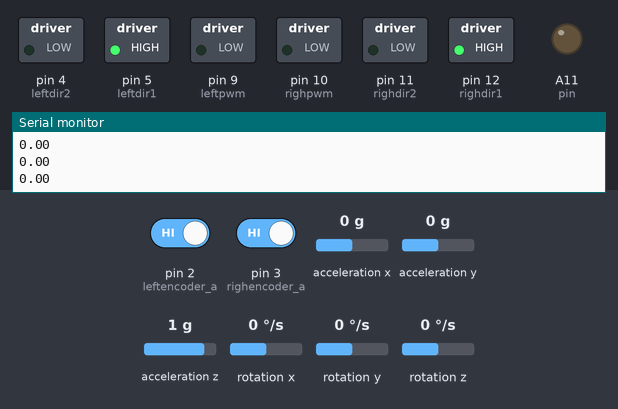
Bench run of a sketch on a simulated Arduino Mega 2560, built with avr-gcc and run on an emulated ATmega2560. Shown: switched loads named in the sketch (green lamp = pin HIGH), output pins drawn as LEDs (lit = HIGH), the last lines printed to the serial monitor. Wiring (inferred from the names in the program): MPU-6050 motion sensor at I2C address 0x68. The test bench sets the inputs (shaded band); at power-on: acceleration x 0 g, rotation y 0 °/s, acceleration z 1 g, pin 2 (leftencoder_a) HIGH, pin 3 (righencoder_a) HIGH, acceleration y 0 g, rotation x 0 °/s, rotation z 0 °/s. No radio packets arrive unless stated.

Above: at 1.3 s.
1.4 s: acceleration x set to -1.4 g
At 2.2 s:
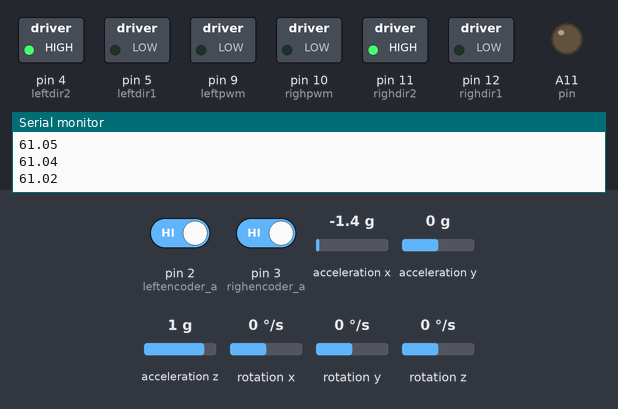
3.0 s: acceleration x set to 0 g
At 3.78 s:
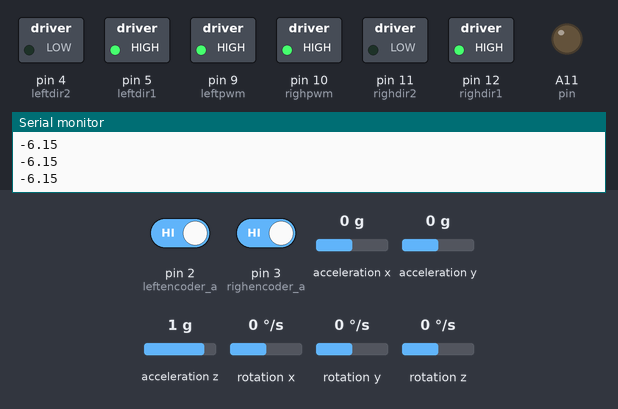
6.0 s: rotation y set to 192 °/s
At 6.9 s:
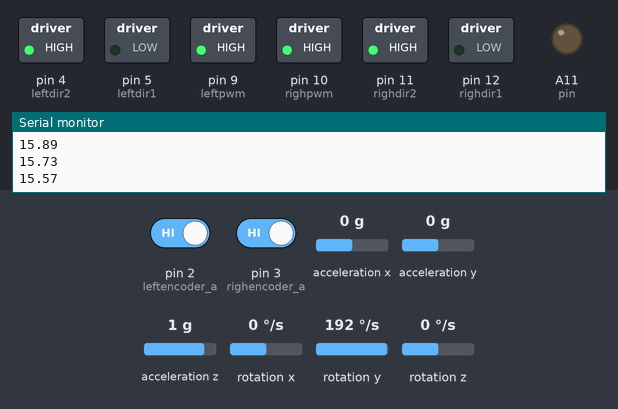
9.0 s: acceleration z set to 0.1 g
12.0 s: acceleration z set to -0.2 g
At 12.7 s:
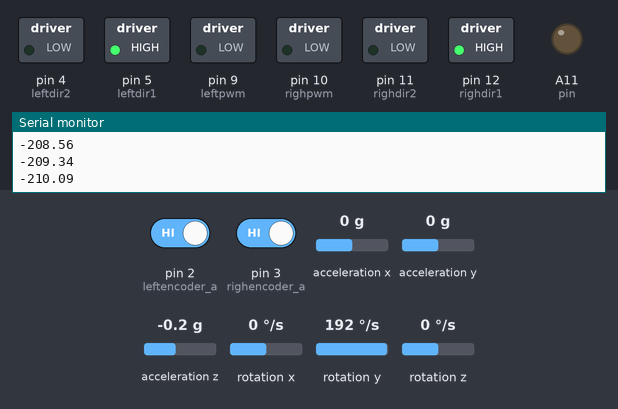
13.5 s: acceleration x set to -0.2 g
At 15.0 s:
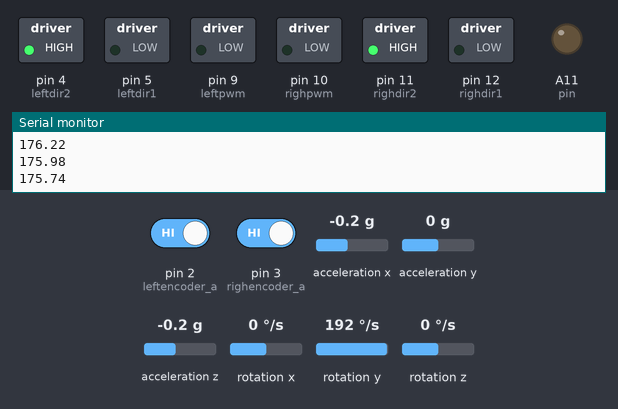
Timing chart, 0 to 16.2 s (numbered marks = the images above; inputs shaded):
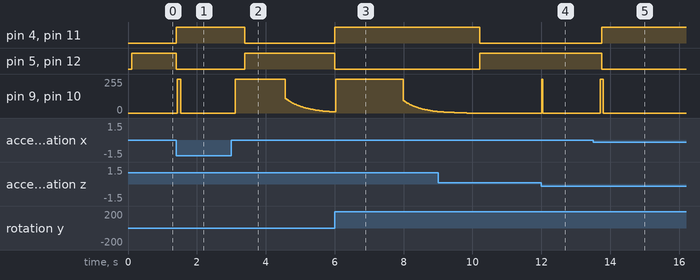

The sketch:

TwoWheeleSelfBalancingRobot.ino
```cpp
/*
 * Made by Le Nguyen Khanh Lam
 */

#include <Wire.h>
#include "Kalman.h"
#include <SPI.h>
#include <nRF24L01.h>
#include <RF24.h>

RF24 radio(26, 28);

const uint64_t pipe = 0xE8E8F0F0E1LL;

#define ToRad PI / 180
#define ToDeg 180 / PI

Kalman kalman; // Kalman filter define: kalman.getAngle(pitch, gyrorate, dt);

#define factortheta PI / 20 // The theta setpoint value change ever 7ms if control
#define factorphi PI / 180  // The Phi setpoint value change ever 7ms if control
#define rung_lac 255
#define song_day 80
#define pos -0.03
#define DO 20

int inChar;
uint32_t timerloop, timerold;
const int pin = A11;
const int pin1 = A12;

// int data = 0;
// char userInput;

// Motor control Pin//
int leftpwm = 9; // Control pwm left motor A
int leftdir1 = 5;
int leftdir2 = 4; // Control direction left motor

int righpwm = 10; // Control pwm right motor B
int righdir1 = 12;
int righdir2 = 11; // Control direction right motor;

volatile long leftencoder; // read left encoder value
volatile long righencoder; // read right encoder value
int leftencoder_a = 2;     // Read state encoder channel LOW or HIGH
int leftencoder_b = 6;
int righencoder_a = 3;
int righencoder_b = 7;

// MPU6050 Data//
float mpudata; // Save psi angle ( Y axis)
float AcX, AcZ;
float Gyro;

uint32_t timer; // Timer for kalman filter psi angle;
uint8_t i2cData[14];

// LQR data//
long PWML, PWMR;              // PWM output for H-Brigde
float k1, k2, k3, k4, k5, k6; // The factor of K maxtrix
bool falldown;                // Run = true; Stop  = false;

float theta, psi, phi;
float thetadot, psidot, phidot;
float thetaold, psiold, phiold;

float leftvolt; // output volt left motor in LQR
float righvolt; // output volt right motor in lQR

float addtheta; // Save setpoint value
float addphi;   // Save setpoint value

int ForwardBack; // 1 -> Forward;   -1 -> Back;      0 -> Stop And Balancing
int LeftRight;   // 1 -> Turnleft;  -1 -> TurnRight  0 -> Stop And Balancing

void setup()
{

  Serial.begin(9600);
  Serial1.begin(9600);

  radio.begin();
  radio.openWritingPipe(pipe);

  /*
  // Set factor of K maxtrix
   K = | k1   k2   k3   k4   k5   k6 |
       | k1   k2   k3   k4  -k5  -k6 |
        */

  k1 = 0.19;  // k1*theta 0.1
  k2 = 0.33;  // k2*thetadot 0.38
  k3 = -1100; // k3*psi 129 705 178 214
  k4 = -5;    // k4*psidot 10
  k5 = 0.01;  // k5*phi 0.038
  k6 = 0.22;  // k6*phidot 0.32

  // Set state control motor begin
  ForwardBack = 0;
  LeftRight = 0;
  // Set zero setpoint value
  addphi = 0;
  addtheta = 0;

  // SET PWM FREQUENCY 31 kHz
  TCCR2B = TCCR2B & B11111000 | B00000001;

  // Output pin control motor left and right//
  pinMode(pin, OUTPUT);
  pinMode(pin1, INPUT);

  pinMode(leftpwm, OUTPUT);
  pinMode(righpwm, OUTPUT);

  pinMode(leftdir1, OUTPUT);
  pinMode(righdir1, OUTPUT);

  pinMode(leftdir2, OUTPUT);
  pinMode(righdir2, OUTPUT);

  // Input pin read encoder//
  pinMode(leftencoder_a, INPUT_PULLUP);
  pinMode(leftencoder_b, INPUT_PULLUP);
  pinMode(righencoder_a, INPUT_PULLUP);
  pinMode(righencoder_b, INPUT_PULLUP);

  // interrupt encoder//
  attachInterrupt(0, left_isr, RISING);
  attachInterrupt(1, righ_isr, RISING);

  // Data MPU6050//
  Wire.begin();

  TWBR = ((F_CPU / 400000L) - 16) / 2;
  i2cData[0] = 7;
  i2cData[1] = 0x00;
  i2cData[2] = 0x00;
  i2cData[3] = 0x00;

  while (i2cWrite(0x19, i2cData, 4, false))
    ;
  while (i2cWrite(0x6B, 0x01, true))
    ;
  while (i2cRead(0x75, i2cData, 1))
    ;
  if (i2cData[0] != 0x68)
  {
    Serial.print(F("Error reading sensor"));
    while (1)
      ;
  }

  delay(100);

  while (i2cRead(0x3B, i2cData, 6))
    ;
  AcX = (i2cData[0] << 8) | i2cData[1];
  AcZ = (i2cData[4] << 8) | i2cData[5];

  double pitch = atan2(-AcX, AcZ) * RAD_TO_DEG;
  kalman.setAngle(pitch);
  timer = micros();
}

void loop()
{
  readmpu();

  if ((micros() - timerloop) > 6000)
  {                                                     // Set time loop update and control motor
    theta = gettheta(leftencoder, righencoder) * ToRad; // Read theta value and convert to Rad
    psi = (mpudata + pos) * ToRad;                      // Read psi value and convert to Rad
    phi = getphi(leftencoder, righencoder) * ToRad;     // Read phi value and convert to Rad

    // Update time compare with timeloop
    float dt = (float)(micros() - timerloop) / 1000000.0;
    timerloop = micros();
    // Update input angle value
    thetadot = (theta - thetaold) / dt;
    psidot = (psi) / dt;
    phidot = (phi - phiold) / dt;
    // Upadte old angle value
    thetaold = theta;
    psiold = psi;
    phiold = phi;
    //
    addtheta = addtheta + ForwardBack * factortheta;
    addphi = addphi + LeftRight * factorphi;

    getlqr(theta + addtheta, thetadot, psi, psidot, phi + addphi, phidot);

    motorcontrol(PWML, PWMR, (mpudata + pos), falldown);

    radio.write(&mpudata, sizeof(mpudata));
    Serial.println(mpudata);

  }
}

// left motor encoder interrupt//
void left_isr()
{
  if (digitalRead(leftencoder_b))
  {
    leftencoder++;
  }
  else
  {
    leftencoder--;
  }
}

// right motor encoder interrupt//
void righ_isr()
{
  if (digitalRead(righencoder_b))
  {
    righencoder++;
  }
  else
  {
    righencoder--;
  }
}
// Read psi//
void readmpu()
{
  while (i2cRead(0x3B, i2cData, 14))
    ;
  AcX = ((i2cData[0] << 8) | i2cData[1]);
  AcZ = ((i2cData[4] << 8) | i2cData[5]);
  Gyro = (i2cData[10] << 8) | i2cData[11];

  double dt = (double)(micros() - timer) / 1000000; // Calculate delta time
  timer = micros();

  double pitch = atan2(-AcX, AcZ) * RAD_TO_DEG;
  double Gyrorate = Gyro / 131.0;

  mpudata = kalman.getAngle(pitch, Gyrorate, dt); // Using kalman filter angle
  //
  if (abs(mpudata) > song_day) // Limit angle falldown motor
  {
    falldown = true; // Stop Motor
  }
  else
  {
    falldown = false; // Run Motor
  }
  //
}
// Read theta angle function//
float gettheta(long lencoder, long rencoder)
{ // deg value
  float angle = (360 / (660 * 2)) * (lencoder + rencoder);
  return angle;
}
// Read phi angle function//
float getphi(long lencoder, long rencoder)
{ // deg value
  float angle = (3.25 * 360 / (17 * 660)) * (lencoder - rencoder);
  return angle;
}
// LQR function//
void getlqr(float theta_, float thetadot_, float psi_, float psidot_, float phi_, float phidot_)
{
  leftvolt = k1 * theta_ + k2 * thetadot_ + k3 * psi_ + k4 * psidot_ + k5 * phi_ + k6 * phidot_;
  righvolt = k1 * theta_ + k2 * thetadot_ + k3 * psi_ + k4 * psidot_ - k5 * phi_ - k6 * phidot_;

  PWML = map(leftvolt, -(k3 * PI) / DO, (k3 * PI) / DO, -250, 250); // Limit 15 deg.
  PWMR = map(righvolt, -(k3 * PI) / DO, (k3 * PI) / DO, -250, 250);

  PWML = constrain(PWML, -rung_lac, rung_lac); // limit pwm value in (-240, 240) because we using high frequency pwm (31 khz)
  PWMR = constrain(PWMR, -rung_lac, rung_lac);
}
// Motor control function//
void motorcontrol(long lpwm, long rpwm, float angle, bool stopstate)
{

  if (stopstate == true)
  {
    stopandreset();
  }
  else
  {
    if (abs(angle) > 30) // angle psi > 30 motor will stop
    {
      stopandreset();
    }
    else
    {
      //
      if (leftvolt > 0)
      {
        leftmotor(abs(lpwm), 1); // Forward
      }
      else if (leftvolt < 0)
      {
        leftmotor(abs(lpwm), 0); // Back
      }
      else
      {
        stopandreset();
      }
      //
      if (righvolt > 0)
      {
        righmotor(abs(rpwm), 1);
      }
      else if (righvolt < 0)
      {
        righmotor(abs(rpwm), 0);
      }
      else
      {
        stopandreset();
      }
    }
  }
}
// Stop motor and reset data
void stopandreset() // The data angle and encoder will be reset back to zero.
{
  digitalWrite(leftpwm, LOW);
  digitalWrite(righpwm, LOW);
  // Reset default place//
  leftencoder = 0;
  righencoder = 0;
  // Reset zero setpoint
  addtheta = 0;
  addphi = 0;
}
// Control left motor
void leftmotor(uint8_t lpwm, int direct)
{
  if (direct == 1)
  { // angle > 0
    digitalWrite(leftdir1, HIGH);
    digitalWrite(leftdir2, LOW);
    analogWrite(leftpwm, lpwm);
  }
  else
  {
    digitalWrite(leftdir1, LOW);
    digitalWrite(leftdir2, HIGH);
    analogWrite(leftpwm, lpwm);
  }
}
// Control right motor
void righmotor(uint8_t rpwm, int direct)
{
  if (direct == 1)
  { // angle > 0
    digitalWrite(righdir1, HIGH);
    digitalWrite(righdir2, LOW);
    analogWrite(righpwm, rpwm);
  }
  else
  {
    digitalWrite(righdir1, LOW);
    digitalWrite(righdir2, HIGH);
    analogWrite(righpwm, rpwm);
  }
}
```

I2C.ino
```cpp
const uint8_t IMUAddress = 0x68;    // AD0 is logic low on the PCB
const uint16_t I2C_TIMEOUT = 20000; // Used to check for errors in I2C communication

uint8_t i2cWrite(uint8_t registerAddress, uint8_t data, bool sendStop)
{
  return i2cWrite(registerAddress, &data, 1, sendStop); // Returns 0 on success
}

uint8_t i2cWrite(uint8_t registerAddress, uint8_t *data, uint8_t length, bool sendStop)
{
  Wire.beginTransmission(IMUAddress);
  Wire.write(registerAddress);
  Wire.write(data, length);
  uint8_t rcode = Wire.endTransmission(sendStop); // Returns 0 on success
  if (rcode)
  {
    Serial.print(F("i2cWrite failed: "));
    Serial.println(rcode);
  }
  return rcode;
}

uint8_t i2cRead(uint8_t registerAddress, uint8_t *data, uint8_t nbytes)
{
  uint32_t timeOutTimer;
  Wire.beginTransmission(IMUAddress);
  Wire.write(registerAddress);
  uint8_t rcode = Wire.endTransmission(false); // Don't release the bus
  if (rcode)
  {
    Serial.print(F("i2cRead failed: "));
    Serial.println(rcode);
    return rcode; // See: http://arduino.cc/en/Reference/WireEndTransmission
  }
  Wire.requestFrom(IMUAddress, nbytes, (uint8_t) true); // Send a repeated start and then release the bus after reading
  for (uint8_t i = 0; i < nbytes; i++)
  {
    if (Wire.available())
      data[i] = Wire.read();
    else
    {
      timeOutTimer = micros();
      while (((micros() - timeOutTimer) < I2C_TIMEOUT) && !Wire.available())
        ;
      if (Wire.available())
        data[i] = Wire.read();
      else
      {
        Serial.println(F("i2cRead timeout"));
        return 5; // This error value is not already taken by endTransmission
      }
    }
  }
  return 0; // Success
}
```

Kalman.h
```cpp
#ifndef _Kalman_h
#define _Kalman_h

class Kalman
{
public:
    Kalman()
    {
        /* We will set the variables like so, these can also be tuned by the user */
        Q_angle = 0.001;
        Q_bias = 0.003;
        R_measure = 0.03;

        angle = 0; // Reset the angle
        bias = 0;  // Reset bias

        P[0][0] = 0; // Since we assume that the bias is 0 and we know the starting angle (use setAngle), the error covariance matrix is set like so - see: http://en.wikipedia.org/wiki/Kalman_filter#Example_application.2C_technical
        P[0][1] = 0;
        P[1][0] = 0;
        P[1][1] = 0;
    };
    // The angle should be in degrees and the rate should be in degrees per second and the delta time in seconds
    double getAngle(double newAngle, double newRate, double dt)
    {
        /* Step 1 */
        rate = newRate - bias;
        angle += dt * rate;

        // Update estimation error covariance - Project the error covariance ahead
        /* Step 2 */
        P[0][0] += dt * (dt * P[1][1] - P[0][1] - P[1][0] + Q_angle);
        P[0][1] -= dt * P[1][1];
        P[1][0] -= dt * P[1][1];
        P[1][1] += Q_bias * dt;

        // Discrete Kalman filter measurement update equations - Measurement Update ("Correct")
        // Calculate Kalman gain - Compute the Kalman gain
        /* Step 4 */
        S = P[0][0] + R_measure;
        /* Step 5 */
        K[0] = P[0][0] / S;
        K[1] = P[1][0] / S;

        // Calculate angle and bias - Update estimate with measurement zk (newAngle)
        /* Step 3 */
        y = newAngle - angle;
        /* Step 6 */
        angle += K[0] * y;
        bias += K[1] * y;

        // Calculate estimation error covariance - Update the error covariance
        /* Step 7 */
        P[0][0] -= K[0] * P[0][0];
        P[0][1] -= K[0] * P[0][1];
        P[1][0] -= K[1] * P[0][0];
        P[1][1] -= K[1] * P[0][1];

        return angle;
    };
    void setAngle(double newAngle) { angle = newAngle; }; // Used to set angle, this should be set as the starting angle
    double getRate() { return rate; };                    // Return the unbiased rate

    /* These are used to tune the Kalman filter */
    void setQangle(double newQ_angle) { Q_angle = newQ_angle; };
    void setQbias(double newQ_bias) { Q_bias = newQ_bias; };
    void setRmeasure(double newR_measure) { R_measure = newR_measure; };

    double getQangle() { return Q_angle; };
    double getQbias() { return Q_bias; };
    double getRmeasure() { return R_measure; };

private:
    /* Kalman filter variables */
    double Q_angle;   // Process noise variance for the accelerometer
    double Q_bias;    // Process noise variance for the gyro bias
    double R_measure; // Measurement noise variance - this is actually the variance of the measurement noise

    double angle; // The angle calculated by the Kalman filter - part of the 2x1 state vector
    double bias;  // The gyro bias calculated by the Kalman filter - part of the 2x1 state vector
    double rate;  // Unbiased rate calculated from the rate and the calculated bias - you have to call getAngle to update the rate

    double P[2][2]; // Error covariance matrix - This is a 2x2 matrix
    double K[2];    // Kalman gain - This is a 2x1 vector
    double y;       // Angle difference
    double S;       // Estimate error
};

#endif
```

Measured:
- the behaviour switches between 0 and -0.1 g on acceleration z (found by bisection; images 3 and 4)
- the behaviour switches between 0 and -0.1 g on acceleration x (found by bisection; images 4 and 5)
- after the input at 1.4 s, pin 4 (leftdir2), pin 11 (righdir2): LOW → HIGH at once; pin 5 (leftdir1), pin 12 (righdir1): HIGH → LOW at once; pin 9 (leftpwm), pin 10 (righpwm): 0/255 → 255/255 at once, → 0/255 0.11 s later
- after the input at 3.0 s, pin 4 (leftdir2), pin 11 (righdir2): HIGH → LOW after 0.39 s; pin 5 (leftdir1), pin 12 (righdir1): LOW → HIGH after 0.39 s
- after the input at 6.0 s, pin 4 (leftdir2), pin 11 (righdir2): LOW → HIGH at once; pin 5 (leftdir1), pin 12 (righdir1): HIGH → LOW at once
- after the input at 12.0 s, pin 9 (leftpwm), pin 10 (righpwm): 0/255 → 255/255 at once, → 0/255 0.03 s later
- after the input at 13.5 s, pin 4 (leftdir2), pin 11 (righdir2): LOW → HIGH after 0.25 s; pin 5 (leftdir1), pin 12 (righdir1): HIGH → LOW after 0.25 s; pin 9 (leftpwm), pin 10 (righpwm): 0/255 → 255/255 after 0.21 s, → 0/255 0.09 s later
